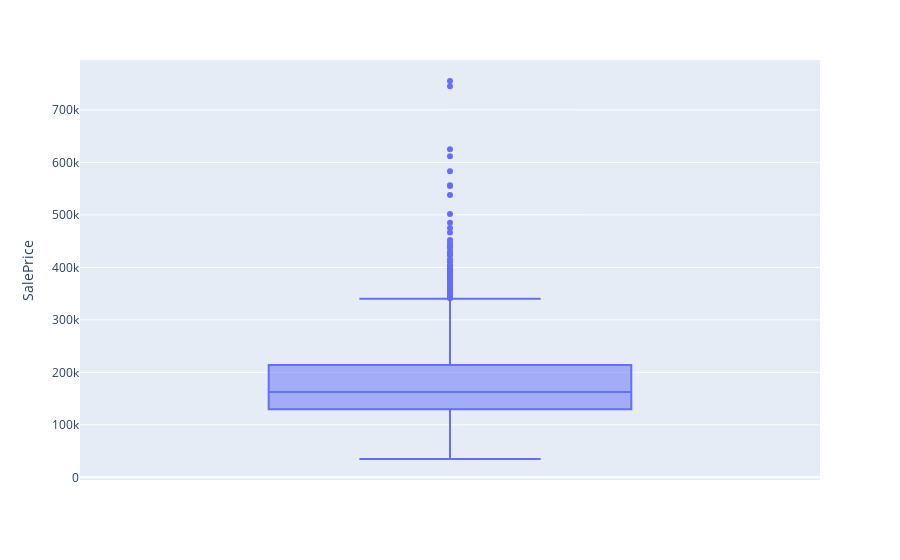

Notebook code for this chart:
### Markdown cell above
### Box Plot

### Code cell
px.box(df_house_price_sel, y = 'SalePrice')

### Figure 1 — Plotly figure (JSON) as saved in the notebook; plotly's stock layout.template omitted (floating-point values rounded to 4 significant figures; data arrays with more than 128 entries replaced by an {"elided": "..."} marker saying what was removed)
{"data": [{"alignmentgroup": "True", "hovertemplate": "SalePrice=%{y}<extra></extra>", "legendgroup": "", "marker": {"color": "#636efa"}, "name": "", "notched": false, "offsetgroup": "", "orientation": "v", "showlegend": false, "type": "box", "x0": " ", "xaxis": "x", "y": {"elided": "1452 int values"}, "y0": " ", "yaxis": "y"}], "layout": {"boxmode": "group", "legend": {"tracegroupgap": 0}, "margin": {"t": 60}, "xaxis": {"anchor": "y", "domain": [0, 1]}, "yaxis": {"anchor": "x", "domain": [0, 1], "title": {"text": "SalePrice"}}}}
